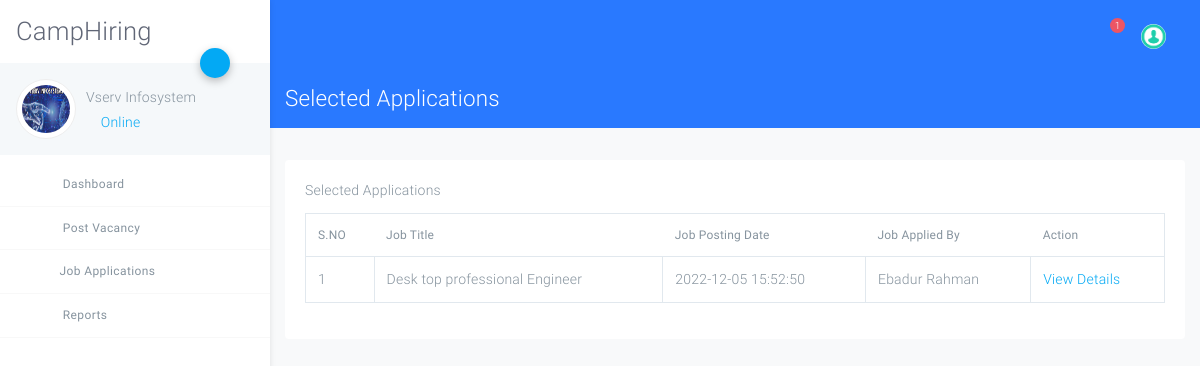
Screenshot of /company/all-applications.php (signed in) with the database file from the repository.
### tables this page shows
CREATE TABLE `tblcompany` (
  `ID` int(10) NOT NULL,
  `CompanyName` varchar(120) DEFAULT NULL,
  `ContactPerson` varchar(100) DEFAULT NULL,
  `CompanyUrl` varchar(200) DEFAULT NULL,
  `CompanyAddress` mediumtext DEFAULT NULL,
  `MobileNumber` bigint(10) DEFAULT NULL,
  `CompanyEmail` varchar(200) DEFAULT NULL,
  `CompanyLogo` varchar(200) DEFAULT NULL,
  `Password` varchar(120) DEFAULT NULL,
  `CompanyRegdate` timestamp NOT NULL DEFAULT current_timestamp()
);

CREATE TABLE `tblapplyjob` (
  `ID` int(10) NOT NULL,
  `UserId` int(10) DEFAULT NULL,
  `JobId` int(10) DEFAULT NULL,
  `Resume` varchar(120) DEFAULT NULL,
  `ApplyDate` timestamp NULL DEFAULT current_timestamp(),
  `Message` mediumtext NOT NULL,
  `Remark` varchar(200) NOT NULL,
  `Status` varchar(50) DEFAULT NULL,
  `ResponseDate` timestamp NOT NULL DEFAULT '0000-00-00 00:00:00' ON UPDATE current_timestamp()
);

CREATE TABLE `tblvacancy` (
  `ID` int(10) NOT NULL,
  `CompanyID` int(10) DEFAULT NULL,
  `JobTitle` varchar(200) DEFAULT NULL,
  `MonthlySalary` varchar(120) DEFAULT NULL,
  `JobDescriptions` mediumtext DEFAULT NULL,
  `NoofOpenings` varchar(50) DEFAULT NULL,
  `JobLocation` varchar(120) DEFAULT NULL,
  `ApplyDate` varchar(120) DEFAULT NULL,
  `LastDate` varchar(120) DEFAULT NULL,
  `JobpostingDate` datetime DEFAULT current_timestamp()
);

CREATE TABLE `tbluser` (
  `ID` int(10) NOT NULL,
  `FullName` varchar(120) DEFAULT NULL,
  `Email` varchar(120) DEFAULT NULL,
  `MobileNumber` bigint(10) DEFAULT NULL,
  `StudentID` varchar(120) DEFAULT NULL,
  `Gender` varchar(120) NOT NULL,
  `Address` mediumtext NOT NULL,
  `Age` int(5) NOT NULL,
  `DOB` varchar(120) NOT NULL,
  `Image` varchar(120) NOT NULL,
  `Password` varchar(120) DEFAULT NULL,
  `UserRegdate` timestamp NULL DEFAULT current_timestamp()
);

### company/all-applications.php (the view, shortened to what this page needs)
<?php
include('includes/dbconnection.php');
if (strlen($_SESSION['crmscid']==0)) {
  header('location:logout.php');
  } else{
  ?>
<!DOCTYPE html>
<html lang="en">
<head>
    <link rel="stylesheet" href="assets/css/app.css">
</head>
<body class="light">
<div id="app">
<?php include_once('includes/sidebar.php');?>
<?php include_once('includes/header.php');?>
<div class="page has-sidebar-left bg-light height-full">
    <header class="blue accent-3 relative nav-sticky">
        <div class="container-fluid text-white">
            <div class="row">
                <div class="col">
                    <h3 class="my-3">
                        Selected Applications
                    </h3>
                </div>
            </div>
        </div>
    </header>
    <div class="container-fluid my-3">
        <div class="row">
            <div class="col-md-12">
                <div class="card my-3 no-b">
                    <div class="card-body">
                        <div class="card-title">Selected Applications</div>
                        <table class="table table-bordered table-hover data-tables"
                               data-options='{ "paging": false; "searching":false}'>
                            <thead>
                             <tr>
                  <th>S.NO</th>
                  <th>Job Title</th>
                    <th>Job Posting Date</th>
                    <th>Job Applied By</th>
                   <th>Action</th>
                </tr>
                            </thead>
                            <tbody>
                                <?php
                               $cid=$_SESSION['crmscid'];
$ret=mysqli_query($con,"select tblapplyjob.ID,tblvacancy.JobTitle,tblvacancy.JobpostingDate,tbluser.FullName,tblapplyjob.Status from  tblapplyjob join tbluser on tblapplyjob.UserId=tbluser.ID join tblvacancy on tblapplyjob.JobId=tblvacancy.ID  where tblvacancy.CompanyID='$cid'");
$cnt=1;
while ($row=mysqli_fetch_array($ret)) {
?>
                           <tr>
                  <td><?php echo $cnt;?></td>
                  <td><?php  echo $row['JobTitle'];?></td>
                  <td><?php  echo $row['JobpostingDate'];?></td>
                  <td><?php  echo $row['FullName'];?></td>
                  <td><a href="view-applied-apllications.php?viewid=<?php echo $row['ID'];?>">View Details</a></td>
                </tr>
                <?php
$cnt=$cnt+1;
}?>
                            </tbody>
                        </table>
                    </div>
                </div>
            </div>
        </div>
    </div>
</div>
</div>
</body>
</html>
<?php }  ?>

### company/includes/sidebar.php (shortened to what this page needs)
<?php
include('includes/dbconnection.php');
  ?>
<aside class="main-sidebar fixed offcanvas shadow">
    <section class="sidebar">
        <div class="w-80px mt-3 mb-3 ml-3">
        <h2 align="center"> CampHiring</h2>
        </div>
        <div class="relative">
            <a data-toggle="collapse" href="#userSettingsCollapse" role="button" aria-expanded="false"
               aria-controls="userSettingsCollapse" class="btn-fab btn-fab-sm fab-right fab-top btn-primary shadow1 ">
                <i class="icon icon-cogs"></i>
            </a>
            <div class="user-panel p-3 light mb-2">
                <div>
<?php
$cid=$_SESSION['crmscid'];
$ret=mysqli_query($con,"select CompanyName,CompanyLogo from tblcompany where ID='$cid'");
$row=mysqli_fetch_array($ret);
$name=$row['CompanyName'];
$logo=$row['CompanyLogo'];
?>
                    <div class="float-left image">
<img class="user_avatar" src="images/<?php echo $logo; ?>" alt="<?php echo $name; ?>" height="60">
                    </div>
                    <div class="float-left info">
                        <h6 class="font-weight-light mt-2 mb-1"><?php echo $name; ?></h6>
                        <a href="#"><i class="icon-circle text-primary blink"></i> Online</a>
                    </div>
                </div>
                <div class="clearfix"></div>
            </div>
        </div>
        <ul class="sidebar-menu">
            <li class="treeview"><a href="dashboard.php">
                <i class="icon icon-sailing-boat-water purple-text s-18"></i> <span>Dashboard</span>
            </a>
            </li>
            <li class="treeview"><a href="#">
                <i class="icon icon icon-package blue-text s-18"></i>
                <span>Post Vacancy</span>
            </a>
            </li>
            <li class="treeview"><a href="#"><i class="icon icon-documents3 text-blue s-18"></i>Job Applications<i
                    class="icon icon-angle-left s-18 pull-right"></i></a>
            </li>
            <li class="treeview ">
                <a href="#">
                    <i class="icon icon-package text-lime s-18"></i> <span>Reports</span>
                    <i class="icon icon-angle-left s-18 pull-right"></i>
                </a>
            </li>
        </ul>
    </section>
</aside>

### rows the page displays
tblcompany: CompanyLogo (picture), CompanyName "Vserv Infosystem"
tblapplyjob: tblvacancy.JobTitle "Desk top professional Engineer", tblvacancy.JobpostingDate "2022-12-05 15:52:50", UserId.FullName "Ebadur Rahman"

### other values shown
$num "1"
